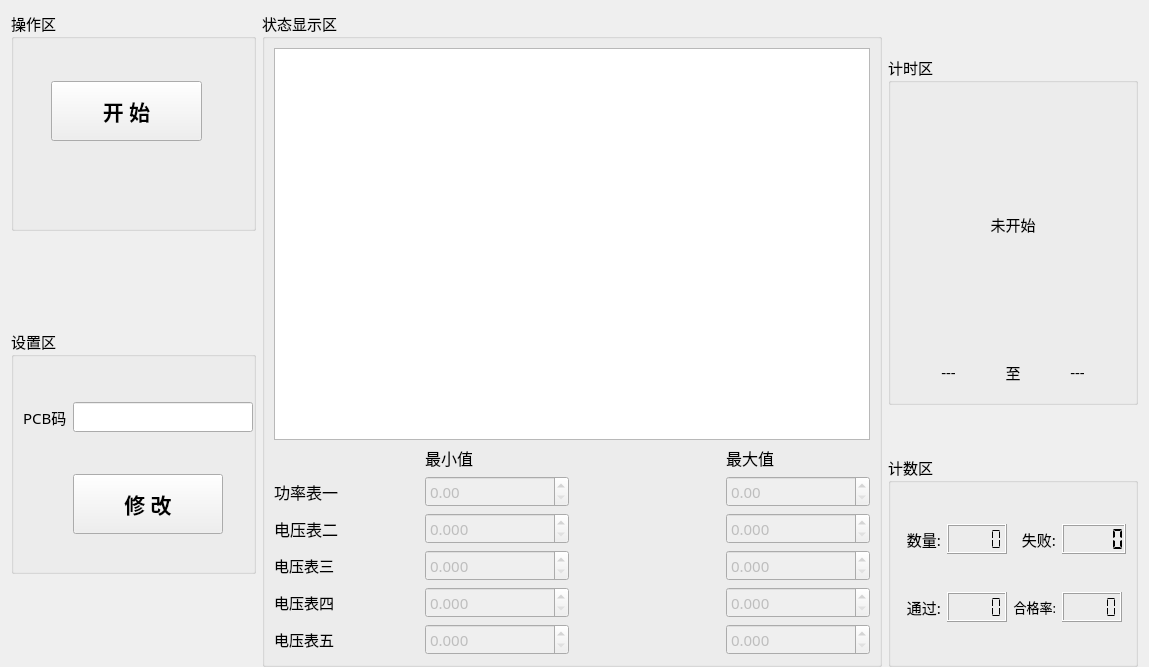
<?xml version="1.0" encoding="UTF-8"?>
<ui version="4.0">
 <class>Home_WorkWid</class>
 <widget class="QWidget" name="Home_WorkWid">
  <property name="enabled">
   <bool>true</bool>
  </property>
  <property name="geometry">
   <rect>
    <x>0</x>
    <y>0</y>
    <width>1149</width>
    <height>667</height>
   </rect>
  </property>
  <property name="sizePolicy">
   <sizepolicy hsizetype="Preferred" vsizetype="Preferred">
    <horstretch>0</horstretch>
    <verstretch>0</verstretch>
   </sizepolicy>
  </property>
  <property name="font">
   <font>
    <pointsize>11</pointsize>
   </font>
  </property>
  <property name="windowTitle">
   <string>Form</string>
  </property>
  <layout class="QGridLayout" name="gridLayout">
   <property name="bottomMargin">
    <number>0</number>
   </property>
   <item row="0" column="1" rowspan="3">
    <widget class="QGroupBox" name="groupBox_6">
     <property name="font">
      <font>
       <family>微软雅黑</family>
       <pointsize>11</pointsize>
      </font>
     </property>
     <property name="title">
      <string>状态显示区</string>
     </property>
     <layout class="QGridLayout" name="gridLayout_5">
      <item row="2" column="1">
       <widget class="QDoubleSpinBox" name="powMinSpinBox">
        <property name="enabled">
         <bool>false</bool>
        </property>
       </widget>
      </item>
      <item row="4" column="1">
       <widget class="QDoubleSpinBox" name="volMinSpinBox_3">
        <property name="enabled">
         <bool>false</bool>
        </property>
        <property name="decimals">
         <number>3</number>
        </property>
       </widget>
      </item>
      <item row="0" column="0" colspan="4">
       <widget class="QTextEdit" name="textEdit">
        <property name="enabled">
         <bool>true</bool>
        </property>
        <property name="readOnly">
         <bool>true</bool>
        </property>
       </widget>
      </item>
      <item row="1" column="3">
       <widget class="QLabel" name="maxLab">
        <property name="font">
         <font>
          <family>微软雅黑</family>
          <pointsize>12</pointsize>
         </font>
        </property>
        <property name="text">
         <string>最大值</string>
        </property>
       </widget>
      </item>
      <item row="2" column="0">
       <widget class="QLabel" name="meter_1">
        <property name="font">
         <font>
          <family>微软雅黑</family>
          <pointsize>12</pointsize>
         </font>
        </property>
        <property name="text">
         <string>功率表一</string>
        </property>
       </widget>
      </item>
      <item row="2" column="3">
       <widget class="QDoubleSpinBox" name="powMaxSpinBox">
        <property name="enabled">
         <bool>false</bool>
        </property>
       </widget>
      </item>
      <item row="1" column="1">
       <widget class="QLabel" name="minLab">
        <property name="font">
         <font>
          <family>微软雅黑</family>
          <pointsize>12</pointsize>
         </font>
        </property>
        <property name="text">
         <string>最小值</string>
        </property>
       </widget>
      </item>
      <item row="5" column="1">
       <widget class="QDoubleSpinBox" name="volMinSpinBox_4">
        <property name="enabled">
         <bool>false</bool>
        </property>
        <property name="decimals">
         <number>3</number>
        </property>
       </widget>
      </item>
      <item row="3" column="3">
       <widget class="QDoubleSpinBox" name="volMaxSpinBox_2">
        <property name="enabled">
         <bool>false</bool>
        </property>
        <property name="decimals">
         <number>3</number>
        </property>
       </widget>
      </item>
      <item row="3" column="1">
       <widget class="QDoubleSpinBox" name="volMinSpinBox_2">
        <property name="enabled">
         <bool>false</bool>
        </property>
        <property name="decimals">
         <number>3</number>
        </property>
       </widget>
      </item>
      <item row="4" column="3">
       <widget class="QDoubleSpinBox" name="volMaxSpinBox_3">
        <property name="enabled">
         <bool>false</bool>
        </property>
        <property name="decimals">
         <number>3</number>
        </property>
       </widget>
      </item>
      <item row="5" column="3">
       <widget class="QDoubleSpinBox" name="volMaxSpinBox_4">
        <property name="enabled">
         <bool>false</bool>
        </property>
        <property name="decimals">
         <number>3</number>
        </property>
       </widget>
      </item>
      <item row="3" column="0">
       <widget class="QLabel" name="meter_2">
        <property name="font">
         <font>
          <family>微软雅黑</family>
          <pointsize>12</pointsize>
         </font>
        </property>
        <property name="text">
         <string>电压表二</string>
        </property>
       </widget>
      </item>
      <item row="4" column="0">
       <widget class="QLabel" name="meter_3">
        <property name="text">
         <string>电压表三</string>
        </property>
       </widget>
      </item>
      <item row="5" column="0">
       <widget class="QLabel" name="meter_4">
        <property name="text">
         <string>电压表四</string>
        </property>
       </widget>
      </item>
      <item row="6" column="0">
       <widget class="QLabel" name="meter_5">
        <property name="text">
         <string>电压表五</string>
        </property>
       </widget>
      </item>
      <item row="6" column="1">
       <widget class="QDoubleSpinBox" name="volMinSpinBox_5">
        <property name="enabled">
         <bool>false</bool>
        </property>
        <property name="decimals">
         <number>3</number>
        </property>
       </widget>
      </item>
      <item row="6" column="3">
       <widget class="QDoubleSpinBox" name="volMaxSpinBox_5">
        <property name="enabled">
         <bool>false</bool>
        </property>
        <property name="decimals">
         <number>3</number>
        </property>
       </widget>
      </item>
     </layout>
    </widget>
   </item>
   <item row="0" column="0">
    <widget class="QGroupBox" name="groupBox_7">
     <property name="minimumSize">
      <size>
       <width>0</width>
       <height>220</height>
      </size>
     </property>
     <property name="font">
      <font>
       <family>微软雅黑</family>
       <pointsize>11</pointsize>
      </font>
     </property>
     <property name="title">
      <string>操作区</string>
     </property>
     <widget class="QPushButton" name="startBtn">
      <property name="enabled">
       <bool>true</bool>
      </property>
      <property name="geometry">
       <rect>
        <x>40</x>
        <y>70</y>
        <width>151</width>
        <height>60</height>
       </rect>
      </property>
      <property name="minimumSize">
       <size>
        <width>120</width>
        <height>0</height>
       </size>
      </property>
      <property name="maximumSize">
       <size>
        <width>200</width>
        <height>60</height>
       </size>
      </property>
      <property name="font">
       <font>
        <family>微软雅黑</family>
        <pointsize>16</pointsize>
        <bold>true</bold>
       </font>
      </property>
      <property name="text">
       <string>开 始</string>
      </property>
     </widget>
    </widget>
   </item>
   <item row="2" column="2">
    <widget class="QGroupBox" name="groupBox_5">
     <property name="minimumSize">
      <size>
       <width>0</width>
       <height>130</height>
      </size>
     </property>
     <property name="maximumSize">
      <size>
       <width>250</width>
       <height>220</height>
      </size>
     </property>
     <property name="font">
      <font>
       <family>微软雅黑</family>
       <pointsize>11</pointsize>
      </font>
     </property>
     <property name="title">
      <string>计数区</string>
     </property>
     <layout class="QGridLayout" name="gridLayout_4">
      <item row="0" column="0">
       <widget class="QLabel" name="label_27">
        <property name="maximumSize">
         <size>
          <width>45</width>
          <height>30</height>
         </size>
        </property>
        <property name="text">
         <string>数量:</string>
        </property>
        <property name="alignment">
         <set>Qt::AlignRight|Qt::AlignTrailing|Qt::AlignVCenter</set>
        </property>
       </widget>
      </item>
      <item row="0" column="1">
       <widget class="QLCDNumber" name="allLcd">
        <property name="maximumSize">
         <size>
          <width>60</width>
          <height>30</height>
         </size>
        </property>
        <property name="digitCount">
         <number>5</number>
        </property>
        <property name="segmentStyle">
         <enum>QLCDNumber::Flat</enum>
        </property>
       </widget>
      </item>
      <item row="0" column="2">
       <widget class="QLabel" name="label_28">
        <property name="maximumSize">
         <size>
          <width>45</width>
          <height>30</height>
         </size>
        </property>
        <property name="text">
         <string>失败:</string>
        </property>
        <property name="alignment">
         <set>Qt::AlignRight|Qt::AlignTrailing|Qt::AlignVCenter</set>
        </property>
       </widget>
      </item>
      <item row="0" column="3">
       <widget class="QLCDNumber" name="errLcd">
        <property name="maximumSize">
         <size>
          <width>70</width>
          <height>35</height>
         </size>
        </property>
        <property name="digitCount">
         <number>5</number>
        </property>
        <property name="segmentStyle">
         <enum>QLCDNumber::Flat</enum>
        </property>
        <property name="value" stdset="0">
         <double>0.000000000000000</double>
        </property>
        <property name="intValue" stdset="0">
         <number>0</number>
        </property>
       </widget>
      </item>
      <item row="1" column="0">
       <widget class="QLabel" name="label_29">
        <property name="maximumSize">
         <size>
          <width>45</width>
          <height>30</height>
         </size>
        </property>
        <property name="text">
         <string>通过:</string>
        </property>
        <property name="alignment">
         <set>Qt::AlignRight|Qt::AlignTrailing|Qt::AlignVCenter</set>
        </property>
       </widget>
      </item>
      <item row="1" column="1">
       <widget class="QLCDNumber" name="okLcd">
        <property name="maximumSize">
         <size>
          <width>60</width>
          <height>30</height>
         </size>
        </property>
        <property name="digitCount">
         <number>5</number>
        </property>
        <property name="segmentStyle">
         <enum>QLCDNumber::Flat</enum>
        </property>
        <property name="intValue" stdset="0">
         <number>0</number>
        </property>
       </widget>
      </item>
      <item row="1" column="2">
       <widget class="QLabel" name="label_30">
        <property name="maximumSize">
         <size>
          <width>60</width>
          <height>30</height>
         </size>
        </property>
        <property name="font">
         <font>
          <family>微软雅黑</family>
          <pointsize>10</pointsize>
         </font>
        </property>
        <property name="text">
         <string>合格率:</string>
        </property>
        <property name="alignment">
         <set>Qt::AlignRight|Qt::AlignTrailing|Qt::AlignVCenter</set>
        </property>
       </widget>
      </item>
      <item row="1" column="3">
       <widget class="QLCDNumber" name="passLcd">
        <property name="maximumSize">
         <size>
          <width>60</width>
          <height>30</height>
         </size>
        </property>
        <property name="digitCount">
         <number>5</number>
        </property>
        <property name="segmentStyle">
         <enum>QLCDNumber::Flat</enum>
        </property>
       </widget>
      </item>
     </layout>
    </widget>
   </item>
   <item row="0" column="2" rowspan="2">
    <widget class="QGroupBox" name="groupBox_1">
     <property name="minimumSize">
      <size>
       <width>250</width>
       <height>150</height>
      </size>
     </property>
     <property name="maximumSize">
      <size>
       <width>260</width>
       <height>350</height>
      </size>
     </property>
     <property name="font">
      <font>
       <family>微软雅黑</family>
       <pointsize>11</pointsize>
      </font>
     </property>
     <property name="title">
      <string>计时区</string>
     </property>
     <layout class="QGridLayout" name="gridLayout_2">
      <property name="bottomMargin">
       <number>20</number>
      </property>
      <item row="0" column="0" colspan="3">
       <widget class="QLabel" name="timeLab">
        <property name="text">
         <string>未开始</string>
        </property>
        <property name="alignment">
         <set>Qt::AlignCenter</set>
        </property>
       </widget>
      </item>
      <item row="1" column="0">
       <widget class="QLabel" name="startLab">
        <property name="maximumSize">
         <size>
          <width>16777215</width>
          <height>20</height>
         </size>
        </property>
        <property name="text">
         <string>---</string>
        </property>
        <property name="alignment">
         <set>Qt::AlignCenter</set>
        </property>
       </widget>
      </item>
      <item row="1" column="1">
       <widget class="QLabel" name="label_3">
        <property name="maximumSize">
         <size>
          <width>20</width>
          <height>20</height>
         </size>
        </property>
        <property name="text">
         <string>至</string>
        </property>
        <property name="alignment">
         <set>Qt::AlignCenter</set>
        </property>
       </widget>
      </item>
      <item row="1" column="2">
       <widget class="QLabel" name="endLab">
        <property name="maximumSize">
         <size>
          <width>16777215</width>
          <height>20</height>
         </size>
        </property>
        <property name="text">
         <string>---</string>
        </property>
        <property name="alignment">
         <set>Qt::AlignCenter</set>
        </property>
       </widget>
      </item>
     </layout>
    </widget>
   </item>
   <item row="1" column="0" rowspan="2">
    <widget class="QGroupBox" name="groupBox">
     <property name="minimumSize">
      <size>
       <width>245</width>
       <height>0</height>
      </size>
     </property>
     <property name="maximumSize">
      <size>
       <width>245</width>
       <height>245</height>
      </size>
     </property>
     <property name="font">
      <font>
       <family>微软雅黑</family>
       <pointsize>11</pointsize>
      </font>
     </property>
     <property name="title">
      <string>设置区</string>
     </property>
     <layout class="QGridLayout" name="gridLayout_3">
      <property name="rightMargin">
       <number>0</number>
      </property>
      <property name="bottomMargin">
       <number>0</number>
      </property>
      <item row="1" column="1">
       <widget class="QPushButton" name="savebtn">
        <property name="enabled">
         <bool>true</bool>
        </property>
        <property name="minimumSize">
         <size>
          <width>120</width>
          <height>0</height>
         </size>
        </property>
        <property name="maximumSize">
         <size>
          <width>150</width>
          <height>60</height>
         </size>
        </property>
        <property name="font">
         <font>
          <family>微软雅黑</family>
          <pointsize>16</pointsize>
          <bold>true</bold>
         </font>
        </property>
        <property name="text">
         <string>修 改</string>
        </property>
       </widget>
      </item>
      <item row="0" column="1">
       <widget class="QLineEdit" name="snEdit"/>
      </item>
      <item row="0" column="0">
       <widget class="QLabel" name="label">
        <property name="text">
         <string>PCB码</string>
        </property>
       </widget>
      </item>
     </layout>
    </widget>
   </item>
  </layout>
 </widget>
 <resources/>
 <connections/>
</ui>
